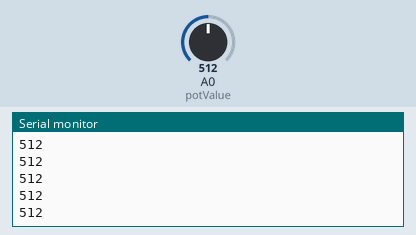
The sketch below on a simulated Arduino Uno, built with avr-gcc and run on an emulated ATmega328P. Parts: the last lines printed to the serial monitor. Inputs (shaded band) come from the test bench; at power-on: A0 (potValue) = 512.

Above: at 1.2 s.
1.3 s: A0 (potValue) set to 716
At 2.4 s:
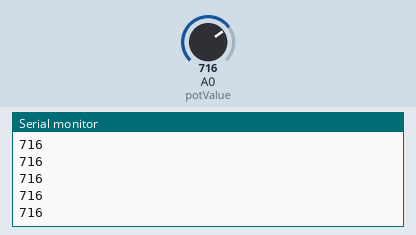
2.8 s: A0 (potValue) set to 900
At 3.5 s:
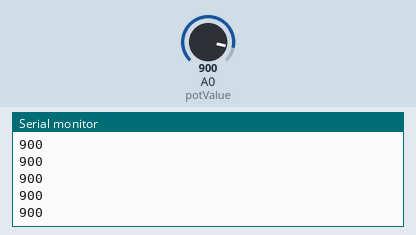
Timing chart, 0 to 5.8 s (numbered marks = the images above; inputs shaded):
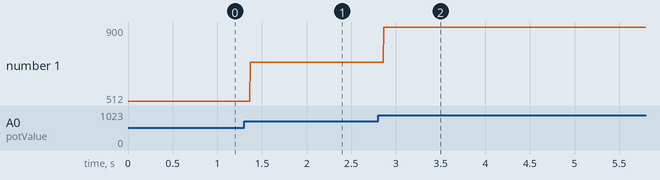

The sketch:

analogRead.ino
```cpp
//Reading Analog Values
//Sending data to browser
const int potValue = A0;  //

void setup() {
  Serial.begin(9600);
}

void loop() {
  Serial.println(analogRead(potValue));
  delay(2);

}
```

Measured:
- after the input at 1.3 s, the serial monitor: prints a new line after 0.07 s (image 1)
- after the input at 2.8 s, the serial monitor: prints a new line after 0.07 s (image 2)
- plotted number 1: 512 → 716 after the input at 1.3 s, 716 → 900 after the input at 2.8 s
